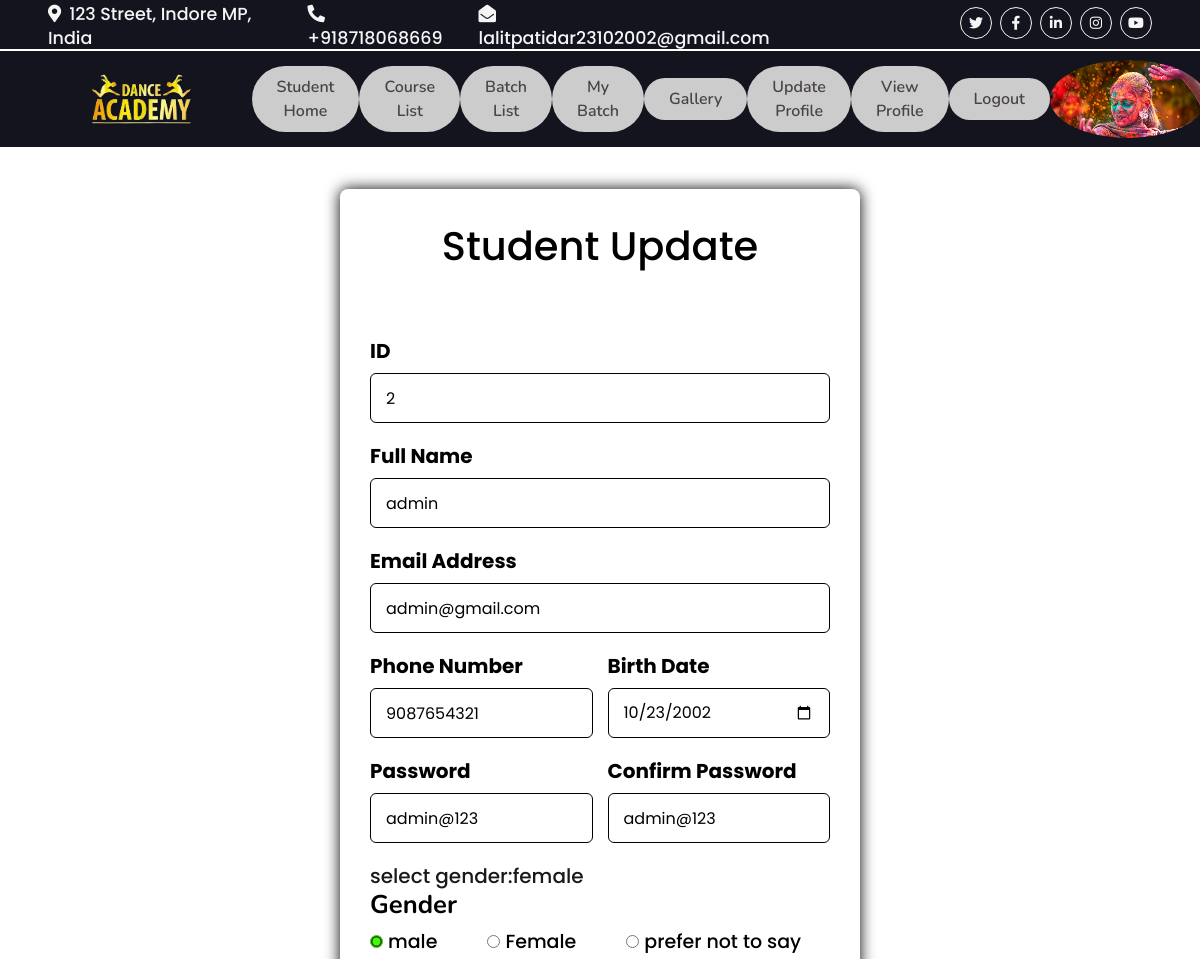
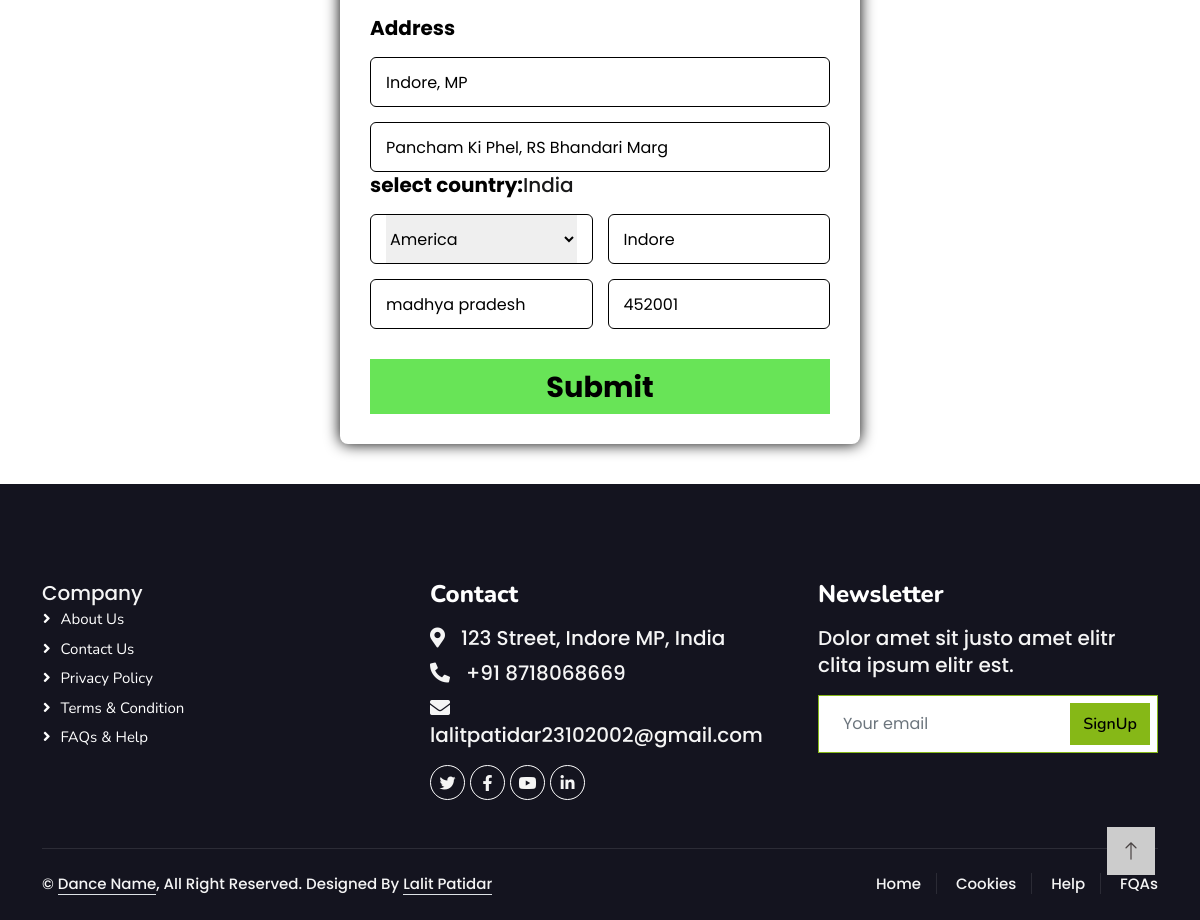
The app's page /studenthome/updateprofile/ (signed in) with its own data (2 pictures, top to bottom).
### my1/models.py (models this page shows)
class mstuser(models.Model):
    id=models.AutoField(primary_key=True)
    fnm=models.CharField(max_length=50)
    email=models.EmailField(max_length=80, unique=True)
    mno=models.CharField(max_length=10, unique=True)
    dob=models.CharField(max_length=15)
    pwd=models.CharField(max_length=50)
    gender=models.CharField(max_length=10)
    address1=models.CharField(max_length=100)
    address2=models.CharField(max_length=100)
    country=models.CharField(max_length=50)
    city=models.CharField(max_length=50)
    region=models.CharField(max_length=50)
    pin=models.IntegerField()
    role=models.CharField(max_length=50)
    image=models.FileField(upload_to='uploads/')

### studentapp/views.py (the view, shortened to what this page needs)
# urls.py: path('updateprofile/',views.updateprofile),
def updateprofile(request):
    image=request.session.get('image')
    if request.method=='GET':
        email=request.session.get("email")
        res=mstuser.objects.filter(email=email)
        return render(request,"updateprofile.html",{ 'res':res ,"image":image })

### studentapp/views.py (called while the page is built)
def sessioncheckuser_middleware(get_response):
 def middleware(request):
    if request.path=='/studenthome/'  or request.path=='/studenthome/gallery1/' or request.path=='/studenthome/student_course_list/' or request.path=='/studenthome/student_batch_list/' or request.path=='/studenthome/updateprofile/' or request.path=="/studenthome/enroll_batch/" or request.path=="/studenthome/profile/":
      if "email" not in request.session:
            response=redirect('/login/')
      else:
            response=get_response(request)
    else:
        response=get_response(request)
    return response
 return middleware

### studentapp/templates/updateprofile.html (shortened to what this page needs)
{% extends "masterpage.html" %}
{% load static %}
{% block navbar %}
<div class="container-fluid position-relative p-0">
    <nav class="navbar navbar-expand-lg navbar-light px-4 px-lg-5 py-3 py-lg-0">
        <a href="" class="navbar-brand p-0">
            <img src="{% static 'images/logo.png' %}" alt="Logo">
        </a>
        <div class="collapse navbar-collapse" id="navbarCollapse">
            <a href="/studenthome/" class="btn btn-primary rounded-pill py-2 px-4">Student  Home</a>
            <a href="/studenthome/student_course_list/" class="btn btn-primary rounded-pill py-2 px-4">Course List</a>
            <a href="/studenthome/student_batch_list/" class="btn btn-primary rounded-pill py-2 px-4">Batch List</a>
            <a href="/studenthome/enroll_batch/" class="btn btn-primary rounded-pill py-2 px-4">My Batch</a>
            <a href="/studenthome/gallery1/" class="btn btn-primary rounded-pill py-2 px-4">Gallery</a>
            <a href="/studenthome/updateprofile/" class="btn btn-primary rounded-pill py-2 px-4">Update Profile</a>
             <a href="/studenthome/profile/" class="btn btn-primary rounded-pill py-2 px-4">View Profile</a>
            <a href="/studenthome/logout1/" class="btn btn-primary rounded-pill py-2 px-4">Logout</a>
            <a class="navbar-brand p-0">
              <img src='{{ image }}' style="zoom: 130%;" alt="image" value="image" >
              </a>
        </div>
    </nav>
</div>
{% endblock %}
{% block main1 %}
<link href="{% static 'css/register.css' %}" rel="stylesheet">
<link href="{% static 'css/adminhome.css' %}" rel="stylesheet">
<div class="div_register" >
 <section class="container_register">
      <header>Student Update</header>
      {% for x in res %}
      <form action="" method="post" class="form" >
        <div class="input-box">
          <label>ID</label>
          <input type="text" name="id" value="{{ x.id }}" required readonly />
        </div>
        <div class="input-box">
          <label>Full Name</label>
          <input type="text" name="fnm" placeholder="Enter full name" value="{{ x.fnm }}" required />
        </div>
        <div class="input-box">
          <label>Email Address</label>
          <input type="email" name="email" placeholder="Enter email address" value="{{ x.email }}" readonly />
        </div>
        <div class="column">
          <div class="input-box">
            <label>Phone Number</label>
            <input type="number" name="mno" placeholder="Enter phone number" value="{{ x.mno}}" required />
          </div>
          <div class="input-box">
            <label>Birth Date</label>
            <input type="date" name="dob" placeholder="Enter birth date" value="{{ x.dob }}" required />
          </div>
        </div>
        <div class="column">
          <div class="input-box">
            <label>Password</label>
            <input type="text" name="pwd" placeholder="Enter Password" value="{{ x.pwd }}" required />
          </div>
          <div class="input-box">
            <label>Confirm Password</label>
            <input type="text" placeholder="Enter Confirm Password" value="{{ x.pwd }}" required />
          </div>
        </div>
        <div class="gender-box">
          <label>select gender: </label>{{ x.gender }}
          <h3>Gender</h3>
          <div class="gender-option">
            <div class="gender">
              <input type="radio" id="check-male" name="gender" value="male" checked />
              <label for="check-male">male</label>
            </div>
            <div class="gender">
              <input type="radio" id="check-female" name="gender" value="female"/>
              <label for="check-female">Female</label>
            </div>
            <div class="gender">
              <input type="radio" id="check-other" name="gender" value="NA" />
              <label for="check-other">prefer not to say</label>
            </div>
          </div>
        </div>
        <div class="input-box address">
          <label>Address</label>
          <input type="text" name="address1" value="{{ x.address1 }}" placeholder="Enter street address" required />
          <input type="text" name="address2" value="{{ x.address2 }}" placeholder="Enter street address line 2" required />
          <label>select country: </label>{{ x.country }}
          <div class="column">
            <div class="select-box">
              <select name="country"  required>
                <option value="America">America</option>
              </select>
            </div>
            <input type="text" name="city" value="{{ x.city }}" placeholder="Enter your city" required />
          </div>
          <div class="column">
            <input type="text" name="region" value="{{ x.region }}" placeholder="Enter your region" required />
            <input type="number" name="pin" value="{{ x.pin }}" placeholder="Enter postal code" required />
          </div>
        </div>
        <button>Submit</button>
      </form>
      {% endfor %}
    </section>
</div>
{% endblock %}

### adminapp/static/css/adminhome.css (style rules this page uses)
* { margin: 0; padding: 0; box-sizing: border-box; font-family: "Poppins", sans-serif; }

### my1/static/css/style.css (style rules this page uses)
:root { --primary: #86B817; --secondary: #FE8800; --light: #F5F5F5; --dark: #14141F; }
.btn { font-family: 'Nunito', sans-serif; font-weight: 600; transition: .5s; }
.btn.btn-primary, .btn.btn-secondary { color: #494343; background-color: #CCCCCC; }
.navbar-light .navbar-brand img { max-height: 60px; transition: .5s; }
.navbar-light .navbar-brand img { border-radius: 50%; }
@media (min-width: 992px) { .navbar-light { position: absolute; width: 100%; top: 0px; height: 100px; left: 0; background-color: #14141F; border-bottom: 2px solid rgb(255, 255, 255); border-top: 2px solid rgb(255, 255, 255); z-index: 999; } }

### my1/static/css/register.css (style rules this page uses)
.div_register { min-height: 100vh; display: flex; justify-content: center; background-color: #ffffff; padding: 20px; font-family: "Poppins", sans-serif; }
.container_register { position: relative; max-width: 520px; width: 100%; background: #ffffff; margin-top: 120px; margin-bottom: 20px; padding: 30px; border-radius: 8px; box-shadow: 0 0 15px rgba(0, 0, 0, 2.1); }
.container_register header { font-size: 2.5rem; color: #000000; font-weight: 500; text-align: center; }
.container_register .form { margin-top: 30px; }
.form .input-box { width: 100%; margin-top: 20px; border: #000000; }
.input-box label { color: #000000; font-weight: bold; }
.form :where(.input-box input, .select-box) { position: relative; height: 50px; width: 100%; outline: none; font-size: 1rem; color: #000000; margin-top: 8px; border: 1px solid #000000; border-radius: 6px; padding: 0 15px; }
.form .column { display: flex; column-gap: 15px; }
.form .gender-box { margin-top: 20px; }
.gender-box h3 { color: #000000; font-size: 1.6rem; font-weight: bold; }
.form :where(.gender-option, .gender) { display: flex; align-items: center; column-gap: 50px; flex-wrap: wrap; }
.form .gender { column-gap: 5px; }
.gender input { accent-color: rgb(60, 255, 0); }
.form :where(.gender input, .gender label) { cursor: pointer; }
.gender label { color: #000000; font-size: 19px; }
.address :where(input, .select-box) { margin-top: 15px; }
.select-box select { height: 100%; width: 100%; outline: none; border: none; color: #000000; font-size: 1rem; }
.form button { height: 55px; width: 100%; color: #000000; font-size: 1.8rem; font-weight: bold; margin-top: 30px; border: none; cursor: pointer; transition: all 0.2s ease; background: rgb(104, 228, 87); }

### records on screen
mstuser: id "2", fnm "admin", email "admin@gmail.com", mno "9087654321", dob "10/23/2002", pwd "admin@123", gender "female", address1 "Indore, MP", address2 "Pancham Ki Phel, RS Bhandari Marg", country "India", city "Indore", region "madhya pradesh", pin "452001"
